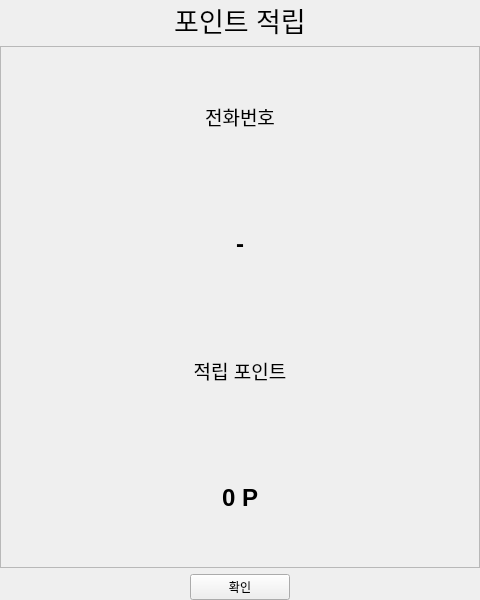
<?xml version="1.0" encoding="UTF-8"?>
<ui version="4.0">
 <class>PointResultView</class>
 <widget class="QWidget" name="PointResultView">
  <property name="geometry">
   <rect>
    <x>0</x>
    <y>0</y>
    <width>480</width>
    <height>600</height>
   </rect>
  </property>
  <property name="minimumSize">
   <size>
    <width>0</width>
    <height>0</height>
   </size>
  </property>
  <property name="maximumSize">
   <size>
    <width>16777215</width>
    <height>16777215</height>
   </size>
  </property>
  <property name="windowTitle">
   <string>Form</string>
  </property>
  <property name="autoFillBackground">
   <bool>true</bool>
  </property>
  <layout class="QVBoxLayout" name="verticalLayout">
   <property name="spacing">
    <number>6</number>
   </property>
   <property name="leftMargin">
    <number>0</number>
   </property>
   <property name="topMargin">
    <number>0</number>
   </property>
   <property name="rightMargin">
    <number>0</number>
   </property>
   <property name="bottomMargin">
    <number>0</number>
   </property>
   <item>
    <widget class="QLabel" name="label_title">
     <property name="font">
      <font>
       <pointsize>20</pointsize>
      </font>
     </property>
     <property name="text">
      <string>포인트 적립</string>
     </property>
     <property name="alignment">
      <set>Qt::AlignmentFlag::AlignCenter</set>
     </property>
    </widget>
   </item>
   <item>
    <widget class="QFrame" name="frame">
     <property name="sizePolicy">
      <sizepolicy hsizetype="Minimum" vsizetype="Expanding">
       <horstretch>0</horstretch>
       <verstretch>0</verstretch>
      </sizepolicy>
     </property>
     <property name="frameShape">
      <enum>QFrame::Shape::StyledPanel</enum>
     </property>
     <property name="frameShadow">
      <enum>QFrame::Shadow::Raised</enum>
     </property>
     <layout class="QVBoxLayout" name="verticalLayout_2">
      <item>
       <widget class="QLabel" name="label_phone_title">
        <property name="font">
         <font>
          <pointsize>14</pointsize>
         </font>
        </property>
        <property name="text">
         <string>전화번호</string>
        </property>
        <property name="alignment">
         <set>Qt::AlignmentFlag::AlignCenter</set>
        </property>
       </widget>
      </item>
      <item>
       <widget class="QLabel" name="label_phone">
        <property name="font">
         <font>
          <pointsize>18</pointsize>
          <bold>true</bold>
         </font>
        </property>
        <property name="text">
         <string>-</string>
        </property>
        <property name="alignment">
         <set>Qt::AlignmentFlag::AlignCenter</set>
        </property>
       </widget>
      </item>
      <item>
       <widget class="QLabel" name="label_points_title">
        <property name="font">
         <font>
          <pointsize>14</pointsize>
         </font>
        </property>
        <property name="styleSheet">
         <string notr="true">/* 전체 위젯의 강제 너비 제한 해제 */
QWidget#PointInputView, QWidget#PointResultView {
    background-color: #FFFFFF;
    min-width: 400px; /* 최소 너비만 보장 */
    max-width: 1000px; /* 최대치는 넉넉하게 설정하여 잘림 방지 */
}

/* 레이아웃 내부 요소들이 삐져나가지 않도록 패딩 조정 */
QVBoxLayout, QHBoxLayout {
    padding-right: 10px; /* 오른쪽 끝에 여백을 살짝 주어 잘림 현상 시각적 방지 */
}

/* 버튼들이 가로로 너무 꽉 차지 않게 설정 */
QPushButton {
    margin-right: 5px;
    margin-left: 5px;
}</string>
        </property>
        <property name="text">
         <string>적립 포인트</string>
        </property>
        <property name="alignment">
         <set>Qt::AlignmentFlag::AlignCenter</set>
        </property>
       </widget>
      </item>
      <item>
       <widget class="QLabel" name="label_points">
        <property name="font">
         <font>
          <pointsize>18</pointsize>
          <bold>true</bold>
         </font>
        </property>
        <property name="text">
         <string>0 P</string>
        </property>
        <property name="alignment">
         <set>Qt::AlignmentFlag::AlignCenter</set>
        </property>
       </widget>
      </item>
     </layout>
    </widget>
   </item>
   <item>
    <layout class="QHBoxLayout" name="horizontalLayout">
     <item>
      <widget class="QPushButton" name="pushButton_confirm">
       <property name="minimumSize">
        <size>
         <width>100</width>
         <height>0</height>
        </size>
       </property>
       <property name="maximumSize">
        <size>
         <width>100</width>
         <height>65</height>
        </size>
       </property>
       <property name="text">
        <string>확인</string>
       </property>
      </widget>
     </item>
    </layout>
   </item>
  </layout>
 </widget>
 <resources/>
 <connections/>
</ui>
